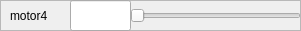
         <widget class="QFrame" name="frame_14">
          <property name="geometry">
           <rect>
            <x>0</x>
            <y>360</y>
            <width>301</width>
            <height>31</height>
           </rect>
          </property>
          <property name="frameShape">
           <enum>QFrame::StyledPanel</enum>
          </property>
          <property name="frameShadow">
           <enum>QFrame::Raised</enum>
          </property>
          <widget class="QSlider" name="motor4">
           <property name="geometry">
            <rect>
             <x>130</x>
             <y>0</y>
             <width>171</width>
             <height>31</height>
            </rect>
           </property>
           <property name="minimum">
            <number>-50</number>
           </property>
           <property name="maximum">
            <number>50</number>
           </property>
           <property name="value">
            <number>-50</number>
           </property>
           <property name="orientation">
            <enum>Qt::Horizontal</enum>
           </property>
          </widget>
          <widget class="QLabel" name="label_13">
           <property name="geometry">
            <rect>
             <x>10</x>
             <y>0</y>
             <width>91</width>
             <height>31</height>
            </rect>
           </property>
           <property name="text">
            <string>motor4</string>
           </property>
          </widget>
          <widget class="QFrame" name="frame_15">
           <property name="geometry">
            <rect>
             <x>40</x>
             <y>30</y>
             <width>301</width>
             <height>31</height>
            </rect>
           </property>
           <property name="frameShape">
            <enum>QFrame::StyledPanel</enum>
           </property>
           <property name="frameShadow">
            <enum>QFrame::Raised</enum>
           </property>
           <widget class="QSlider" name="horizontalSlider_8">
            <property name="geometry">
             <rect>
              <x>70</x>
              <y>0</y>
              <width>231</width>
              <height>31</height>
             </rect>
            </property>
            <property name="orientation">
             <enum>Qt::Horizontal</enum>
            </property>
           </widget>
           <widget class="QLabel" name="label_14">
            <property name="geometry">
             <rect>
              <x>10</x>
              <y>0</y>
              <width>91</width>
              <height>31</height>
             </rect>
            </property>
            <property name="text">
             <string>motor0</string>
            </property>
           </widget>
          </widget>
          <widget class="QLineEdit" name="setPoint_motor4">
           <property name="geometry">
            <rect>
             <x>70</x>
             <y>0</y>
             <width>61</width>
             <height>31</height>
            </rect>
           </property>
           <property name="readOnly">
            <bool>true</bool>
           </property>
          </widget>
         </widget>
